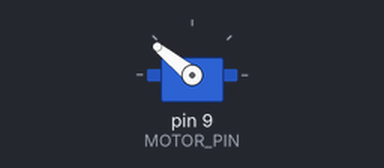
Bench run of a sketch on a simulated Arduino Uno, built with avr-gcc and run on an emulated ATmega328P. Parts: servo.

Above: at 0.05 s.
At 3.05 s:
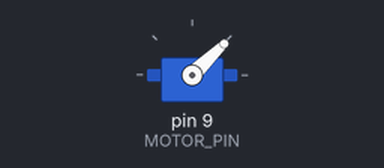
At 6.0 s:
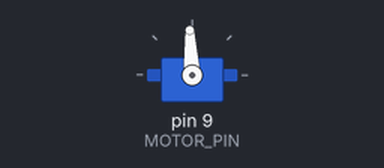
Timing chart, 0 to 7.8 s (numbered marks = the images above):
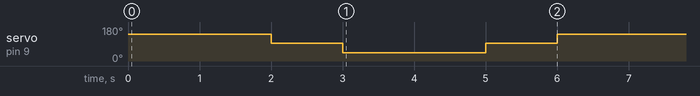

Measured:
- by itself, servo on pin 9 (MOTOR_PIN): repeats every 6.0 s: 44° 2.0 s, 93° 1.0 s, 141° 2.0 s, 93° 1.0 s

The sketch:

teste2.ino
```cpp
/*

O código era para funcionar conforme descrito nos comentários, porém, o motor gira somente em um único sentido.
- motor.writeMicroseconds(2000): Faz com que o motor gire em sentido anti-horário com alta velocidade.
- motor.writeMicroseconds(1500): Faz com que o motor gire em sentido anti-horário com baixa velocidade.
- motor.writeMicroseconds(1000): Faz com que o motor pare de girar.

OBS.: Valores < 1000 também foram testados, mas o motor continua parado nesses estados.

*/

#include <Servo.h>

#define MOTOR_PIN 9

Servo motor;

void setup() {
  // Attach the motor to the PWM pin
  motor.attach(MOTOR_PIN);
}

void loop() {
  // Rotate the motor clockwise at full speed
  motor.writeMicroseconds(2000);
  delay(2000);

  // Stop the motor
  motor.writeMicroseconds(1500);
  delay(1000);

  // Rotate the motor counterclockwise at full speed
  motor.writeMicroseconds(1000);
  delay(2000);

  // Stop the motor
  motor.writeMicroseconds(1500);
  delay(1000);
}
```
